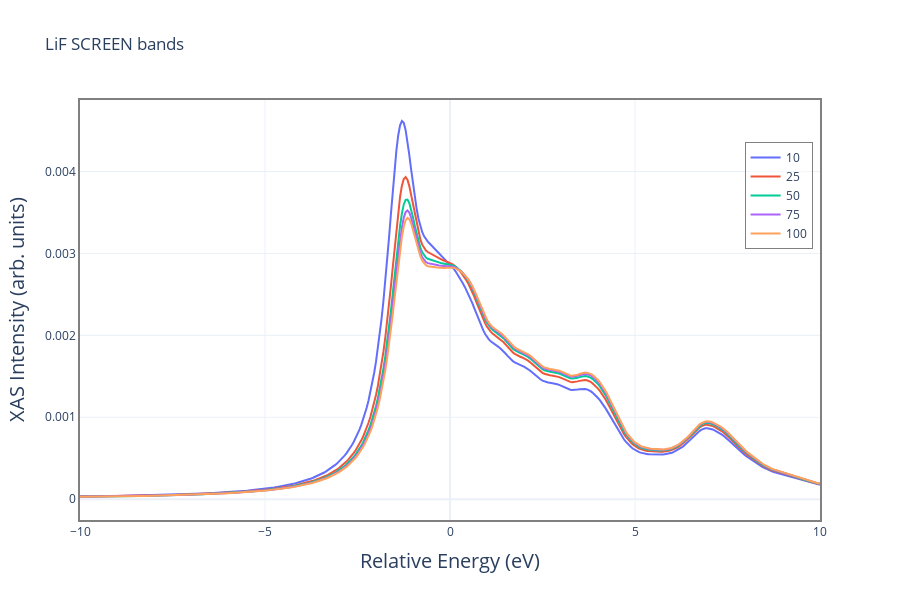

Notebook source saved alongside this figure:
### Code cell
fig=go.Figure()
for key,value in screen.items():
    screen[key].res.plot(fig=fig, element='F_', core_level='1s', site_number=1, name=key, norm=False)
fig.update_layout(title='LiF SCREEN bands')

### Figure 1 — Plotly figure (JSON) as saved in the notebook; plotly's stock layout.template omitted (floating-point values rounded to 4 significant figures; data arrays with more than 128 entries replaced by an {"elided": "..."} marker saying what was removed)
{"data": [{"line": {"width": 2}, "mode": "lines", "name": "10", "type": "scatter", "x": {"elided": "2001 float values"}, "y": {"elided": "2001 float values"}}, {"line": {"width": 2}, "mode": "lines", "name": "25", "type": "scatter", "x": {"elided": "2001 float values"}, "y": {"elided": "2001 float values"}}, {"line": {"width": 2}, "mode": "lines", "name": "50", "type": "scatter", "x": {"elided": "2001 float values"}, "y": {"elided": "2001 float values"}}, {"line": {"width": 2}, "mode": "lines", "name": "75", "type": "scatter", "x": {"elided": "2001 float values"}, "y": {"elided": "2001 float values"}}, {"line": {"width": 2}, "mode": "lines", "name": "100", "type": "scatter", "x": {"elided": "2001 float values"}, "y": {"elided": "2001 float values"}}], "layout": {"font": {"size": 12}, "height": 600, "hovermode": "x unified", "legend": {"bgcolor": "rgba(255, 255, 255, 0.5)", "bordercolor": "grey", "borderwidth": 1, "x": 0.99, "xanchor": "right", "y": 0.9, "yanchor": "top"}, "showlegend": true, "title": {"text": "LiF SCREEN bands"}, "width": 900, "xaxis": {"linecolor": "grey", "linewidth": 2, "mirror": true, "range": [-10, 10], "showline": true, "title": {"font": {"size": 20}, "text": "Relative Energy (eV)"}}, "yaxis": {"linecolor": "grey", "linewidth": 2, "mirror": true, "showline": true, "title": {"font": {"size": 20}, "text": "XAS Intensity (arb. units)"}}}}
